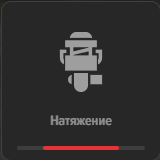
#> input picture debug_s2_cycle1.png, 160 x 160 px
$ python -i qtebot_motion.py   (imports and definitions only)
#> lines starting #> are read from the running program, lines starting #| are printed output that depends on the picture
from __future__ import annotations

import threading
import time
from dataclasses import dataclass
from typing import Literal, Optional, Protocol

import cv2
import numpy as np
import interception


Direction = Literal["left", "right"]


class CameraLike(Protocol):
    def start(self, region: Optional[tuple[int, int, int, int]] = None) -> None:
        ...

    def stop(self) -> None:
        ...

    def get_frame(self):
        ...


@dataclass(frozen=True)
class MotionResult:
    shift_x: float
    direction: Direction
    score: float


class MotionDetector:
    def __init__(
        self,
        max_shift: int = 15,
        move_threshold: float = 2.0,
        blur_kernel: Optional[int] = 5,
        resize_factor: Optional[float] = None,
    ) -> None:
        if max_shift < 1:
            raise ValueError("max_shift must be >= 1")
        if move_threshold < 0:
            raise ValueError("move_threshold must be >= 0")
        if blur_kernel is not None and blur_kernel > 0 and blur_kernel % 2 == 0:
            raise ValueError("blur_kernel must be odd")
        if resize_factor is not None and not (0 < resize_factor <= 1.0):
            raise ValueError("resize_factor must be in (0, 1]")

        self.max_shift = int(max_shift)
        self.move_threshold = float(move_threshold)
        self.blur_kernel = blur_kernel
        self.resize_factor = resize_factor
        self._prev_gray: Optional[np.ndarray] = None
        self._flow_levels = 3
        self._flow_winsize = 21
        self._flow_iterations = 3

    def _to_gray(self, frame: np.ndarray) -> np.ndarray:
        if frame.ndim == 2:
            gray = frame
        elif frame.ndim == 3 and frame.shape[2] == 1:
            gray = frame[:, :, 0]
        else:
            gray = cv2.cvtColor(frame, cv2.COLOR_BGR2GRAY)
        return np.ascontiguousarray(gray)

    def _preprocess(self, frame: np.ndarray) -> np.ndarray:
        gray = self._to_gray(frame)

        if self.resize_factor is not None and self.resize_factor != 1.0:
            gray = cv2.resize(
                gray,
                None,
                fx=self.resize_factor,
                fy=self.resize_factor,
                interpolation=cv2.INTER_AREA,
            )

        if self.blur_kernel is not None and self.blur_kernel > 1:
            gray = cv2.GaussianBlur(gray, (self.blur_kernel, self.blur_kernel), 0)

        return gray

    # [4 lines left out: function _direction_from_shift, not called in this run]

    def update(self, frame: np.ndarray) -> MotionResult:
        curr_gray = self._preprocess(frame)

        if self._prev_gray is None:
            self._prev_gray = curr_gray
            return MotionResult(shift_x=0.0, direction="right", score=0.0)

        flow = cv2.calcOpticalFlowFarneback(
            self._prev_gray,
            curr_gray,
            None,
            pyr_scale=0.5,
            levels=self._flow_levels,
            winsize=self._flow_winsize,
            iterations=self._flow_iterations,
            poly_n=5,
            poly_sigma=1.2,
            flags=0,
        )
        flow_x = flow[..., 0]
        raw_shift_x = float(np.median(flow_x))
        clamped_shift_x = float(np.clip(raw_shift_x, -self.max_shift, self.max_shift))

        self._prev_gray = curr_gray

        if self.resize_factor is not None and self.resize_factor != 1.0:
            shift_x = clamped_shift_x / self.resize_factor
        else:
            shift_x = clamped_shift_x

        direction = self._direction_from_shift(shift_x)
        score = float(np.mean(np.abs(flow_x)))
        return MotionResult(shift_x=shift_x, direction=direction, score=score)


class InputController:
    # [53 lines left out: functions __init__, _safe_key_down, _safe_key_up, _hold_left, _release_left, _hold_right and 2 more, not called in this run]

    def release_all(self) -> None:
        self._release_left()
        self._release_right()


class QTEBotMotion:
    # [136 lines left out: functions __init__, _update_pending, _try_commit, _debug_log, _draw_debug, run, not called in this run]

>>> import cv2
>>> picture = cv2.imread('debug_s2_cycle1.png')
#> picture is the input picture: shape (160, 160, 3); mean B, G, R 47.4, 47.5, 49.6
>>> result = MotionDetector().update(picture)
#> in _preprocess, `gray = cv2.GaussianBlur(gray, (self.blur_kernel, self.blur_kernel), 0)`:
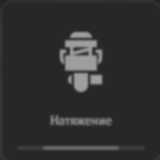
#> gray: shape (160, 160); min 35, max 158, mean 48.2
